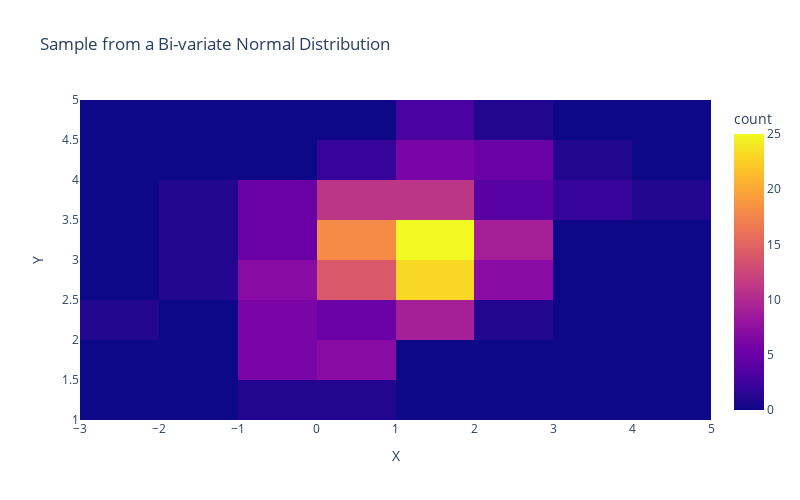

Notebook source saved alongside this figure:
### Markdown cell above
2. Add a title to your chart by passing a string as the input `title` into the function `density_heatmap`
3. And customise the size of the figure by using the inputs `height` and `width`. Both have to be integers and correspond to the size of the figure in pixels.

### Code cell
fig = px.density_heatmap(df, x="X", y="Y",
                          height = 500, width = 800,
                         title='Sample from a Bi-variate Normal Distribution')
fig.show()

### Figure 1 — Plotly figure (JSON) as saved in the notebook; plotly's stock layout.template omitted (floating-point values rounded to 4 significant figures; data arrays with more than 128 entries replaced by an {"elided": "..."} marker saying what was removed)
{"data": [{"coloraxis": "coloraxis", "hovertemplate": "X=%{x}<br>Y=%{y}<br>count=%{z}<extra></extra>", "name": "", "type": "histogram2d", "x": {"elided": "200 float values"}, "xaxis": "x", "xbingroup": "x", "y": {"elided": "200 float values"}, "yaxis": "y", "ybingroup": "y"}], "layout": {"coloraxis": {"colorbar": {"title": {"text": "count"}}, "colorscale": [[0, "#0d0887"], [0.1111, "#46039f"], [0.2222, "#7201a8"], [0.3333, "#9c179e"], [0.4444, "#bd3786"], [0.5556, "#d8576b"], [0.6667, "#ed7953"], [0.7778, "#fb9f3a"], [0.8889, "#fdca26"], [1, "#f0f921"]]}, "height": 500, "legend": {"tracegroupgap": 0}, "title": {"text": "Sample from a Bi-variate Normal Distribution"}, "width": 800, "xaxis": {"anchor": "y", "domain": [0, 1], "title": {"text": "X"}}, "yaxis": {"anchor": "x", "domain": [0, 1], "title": {"text": "Y"}}}}
